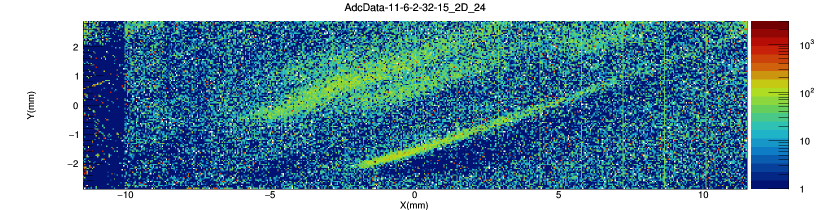
#> input picture data/Ion_track_frame-frame/AdcData-11-6-2-32-15-2D_24.png, 1660 x 420 px, found by its file name (shown at 1/2 size)
$ python detect.py
#> lines starting #> are read from the running program, lines starting #| are printed output that depends on the picture; after the words box and inside, x2 and y2 are one past the last pixel; in counts of white or black regions, pixels touching at a corner belong together
#> further down, src is the input picture: shape (420, 1660, 3); mean B, G, R 168.9, 150.4, 108.7
import cv2
import numpy as np
import matplotlib.pyplot as plt

class ObjectDetect():
    def __init__(self,data):
        self._data=data

    def color_hist(self,img):
        color=('b','g','r')
        for i,color in enumerate(color):
            hist=cv2.calcHist([img],[i],None,[256],[0,255])
            plt.plot(hist,color)
            plt.xlim([0,255])

    def pre_processing(self):
        dst=self._data
        gray=cv2.cvtColor(dst, cv2.COLOR_BGR2GRAY)
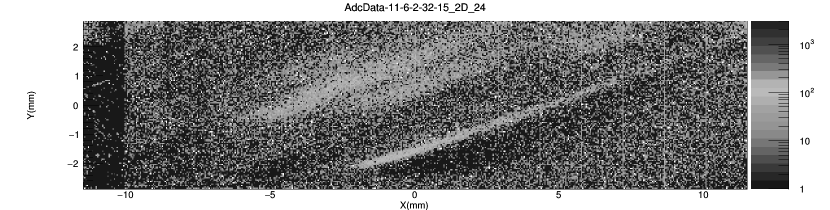
#> gray: shape (420, 1660) (shown at 1/2 size); min 0, max 255, mean 140.1
        hist=cv2.calcHist([gray], [0], None, [256], [0, 255]) # hist是一个shape为(256,1)的数组，表示0-255每个像素值对应的像素个数，下标即为相应的像素值
#> hist = 256 values, max 205756 at index 24, min 0 at index 1, mean 1837.1
        gray[gray==0]=np.argmax(hist) # 消除灰度值为0的地方（将其变为出现频率最高的gray值）
#> gray: shape (420, 1660); 0.82% of pixels changed, all inside (x1, y1, x2, y2) = (54, 7, 1627, 420)
        return dst,hist,gray

    def visualization(self,string):
        dst,hist,gray=self.pre_processing()
        cv2.imshow('pre_processing'+string,dst)
        cv2.imwrite('res/pre_processing'+string+'.png',dst)
        plt.figure(1)
        plt.title('color hist')
        self.color_hist(dst)
        plt.savefig('res/color_hist'+string+'.jpg')
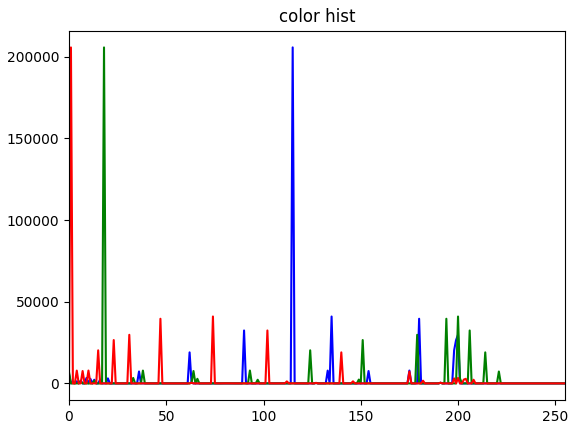
#> figure drawn by matplotlib, 1 panel; curve peaks at x = 115, y = 205774; curve peaks at x = 18, y = 205756; curve peaks at x = 1, y = 205756
        plt.show()

        plt.figure(2)
        plt.plot(hist)
        plt.savefig('res/gray_hist'+string+'.jpg')
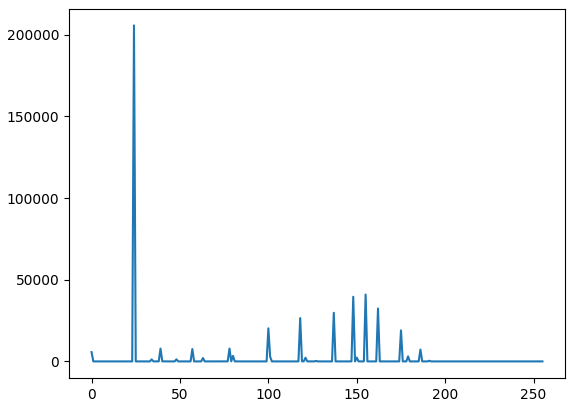
#> figure drawn by matplotlib, 1 panel; curve peaks at x = 24, y = 205756
        plt.show()

        cv2.imshow('pre_processing_gray'+string, gray)
        cv2.imwrite('res/pre_processing_gray'+string+'.png', gray)
        cv2.waitKey(0)


if __name__ == "__main__":
    # src=cv2.imread('E:\tokaka\recent_learn\line_detection\code\test.png', 1) # 默认就是1，彩色格式
    src = cv2.imread("data\IonTrack\Ion_track_ROI\AdcData-11-6-2-32-15-2D_24.png")
    ObjectDetect(src).visualization(str(407))

$ run again, with data/Ion_track_frame-frame/AdcData-11-6-2-32-15-2D_107.png copied over data/Ion_track_frame-frame/AdcData-11-6-2-32-15-2D_24.png
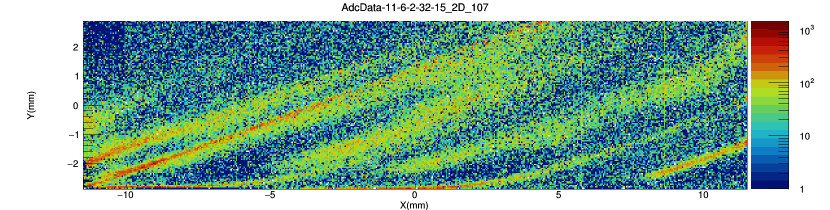
#> input picture data/Ion_track_frame-frame/AdcData-11-6-2-32-15-2D_107.png, 1660 x 420 px, found by its file name (shown at 1/2 size)
#> src is the input picture: shape (420, 1660, 3); mean B, G, R 154.5, 173.8, 132.1
#> in pre_processing, `gray=cv2.cvtColor(dst, cv2.COLOR_BGR2GRAY)`:
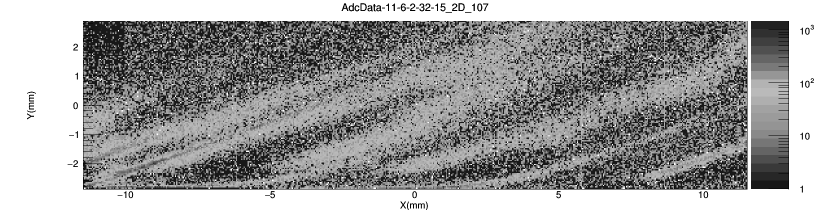
#> gray: shape (420, 1660) (shown at 1/2 size); min 0, max 255, mean 159.2
#> in pre_processing, `hist=cv2.calcHist([gray], [0], None, [256], [0, 255])`: hist = 256 values, max 131316 at index 24, min 0 at index 1, mean 1842.2
#> in visualization, `plt.savefig('res/gray_hist'+string+'.jpg')`:
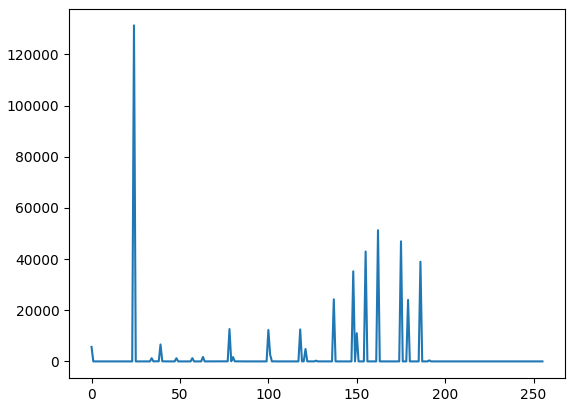
#> figure drawn by matplotlib, 1 panel; curve peaks at x = 24, y = 131316

$ run again, with data/Ion_track_frame-frame/AdcData-11-6-2-32-15-2D_127.png copied over data/Ion_track_frame-frame/AdcData-11-6-2-32-15-2D_24.png
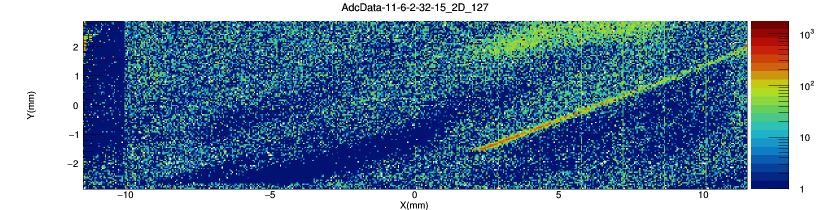
#> input picture data/Ion_track_frame-frame/AdcData-11-6-2-32-15-2D_127.png, 1660 x 420 px, found by its file name (shown at 1/2 size)
#> src is the input picture: shape (420, 1660, 3); mean B, G, R 165.6, 137.5, 103.4
#> in pre_processing, `gray=cv2.cvtColor(dst, cv2.COLOR_BGR2GRAY)`:
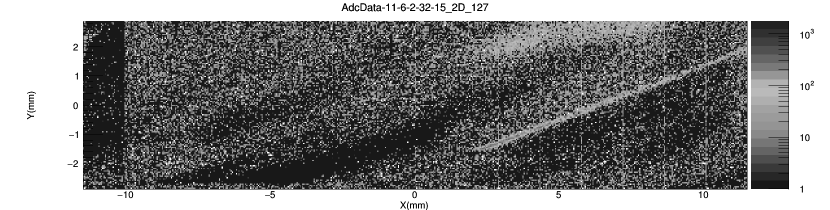
#> gray: shape (420, 1660) (shown at 1/2 size); min 0, max 255, mean 130.5
#> in pre_processing, `hist=cv2.calcHist([gray], [0], None, [256], [0, 255])`: hist = 256 values, max 265689 at index 24, min 0 at index 1, mean 1838.4
#> in visualization, `plt.savefig('res/gray_hist'+string+'.jpg')`:
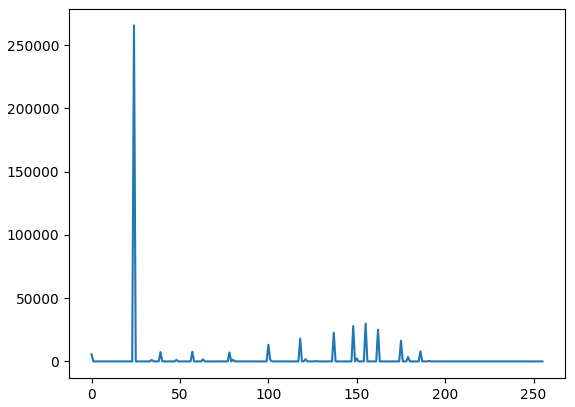
#> figure drawn by matplotlib, 1 panel; curve peaks at x = 24, y = 265689

$ run again, with data/Ion_track_frame-frame/AdcData-11-6-2-32-15-2D_134.png copied over data/Ion_track_frame-frame/AdcData-11-6-2-32-15-2D_24.png
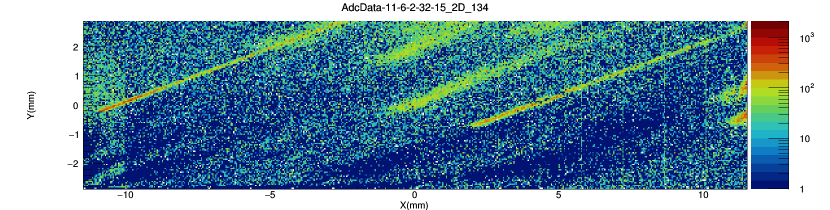
#> input picture data/Ion_track_frame-frame/AdcData-11-6-2-32-15-2D_134.png, 1660 x 420 px, found by its file name (shown at 1/2 size)
#> src is the input picture: shape (420, 1660, 3); mean B, G, R 166.3, 145.3, 107.2
#> in pre_processing, `gray=cv2.cvtColor(dst, cv2.COLOR_BGR2GRAY)`:
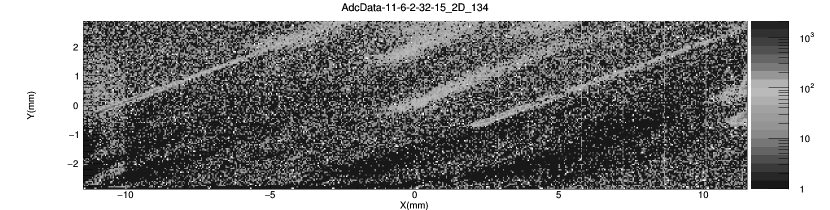
#> gray: shape (420, 1660) (shown at 1/2 size); min 0, max 255, mean 136.3
#> in pre_processing, `hist=cv2.calcHist([gray], [0], None, [256], [0, 255])`: hist = 256 values, max 234734 at index 24, min 0 at index 1, mean 1837.3
#> in visualization, `plt.savefig('res/gray_hist'+string+'.jpg')`:
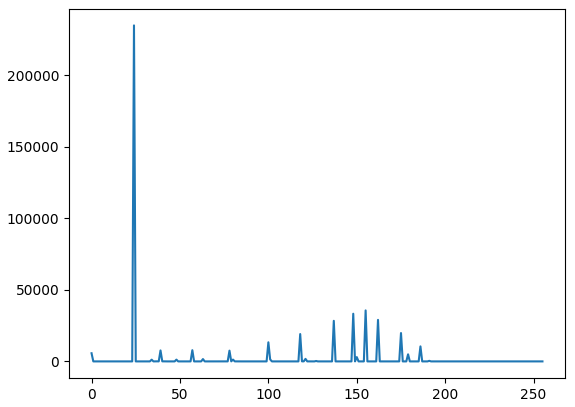
#> figure drawn by matplotlib, 1 panel; curve peaks at x = 24, y = 234734
